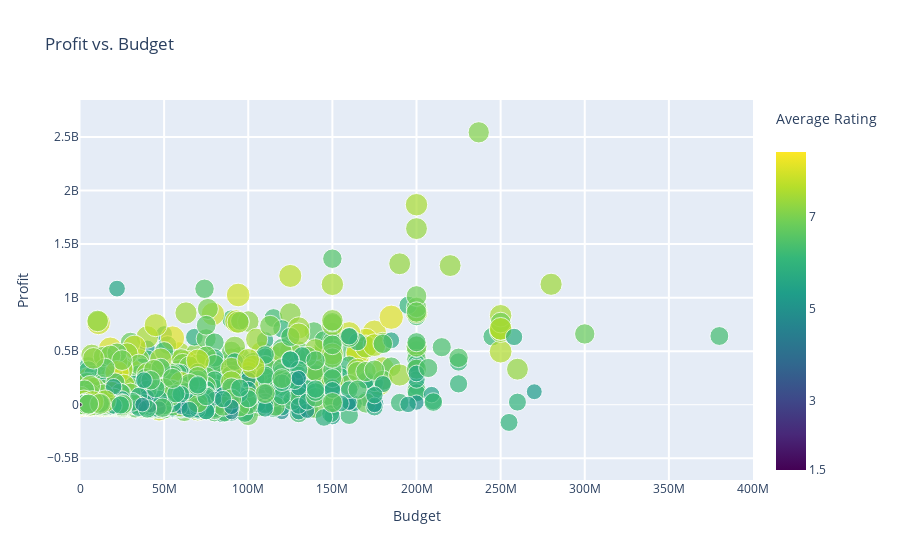

Notebook code for this chart:
### Code cell
layout = go.Layout(
    title='Profit vs. Budget',
    xaxis=dict(
        title='Budget',
        gridcolor='rgb(255, 255, 255)',
        range=[0, 4e8],
        zerolinewidth=1,
        ticklen=5,
        gridwidth=2,
    ),
    yaxis=dict(
        title='Profit',
        gridcolor='rgb(255, 255, 255)',
        zerolinewidth=1,
        ticklen=5,
        gridwidth=2,
    )
)
data = [go.Scatter(
    x=df[df.budget>5000].budget.values, # Budget
    y=df[df.budget>5000].profit.values,  # Gross
    mode='markers',
    text= df[df.budget>5000].original_title.values, # Movie Titles
    marker=dict(
        size=3*(df[df.budget>5000].vote_average),
        sizeref=1.0,
        color=df[df.budget>5000].vote_average.values,
                
        colorbar=ColorBar(title='Average Rating<br> &nbsp;' , tickvals=[0,1.5,3,5,7,8.5]),

        showscale=True,
        colorscale='Viridis'
    ))]
fig = go.Figure(data=data, layout=layout)
iplot(fig)

### Figure 1 — Plotly figure (JSON) as saved in the notebook; plotly's stock layout.template omitted (floating-point values rounded to 4 significant figures; data arrays with more than 128 entries replaced by an {"elided": "..."} marker saying what was removed)
{"data": [{"marker": {"color": {"elided": "3833 float values"}, "colorbar": {"tickvals": [0, 1.5, 3, 5, 7, 8.5], "title": {"text": "Average Rating<br> &nbsp;"}}, "colorscale": [[0, "#440154"], [0.1111, "#482878"], [0.2222, "#3e4989"], [0.3333, "#31688e"], [0.4444, "#26828e"], [0.5556, "#1f9e89"], [0.6667, "#35b779"], [0.7778, "#6ece58"], [0.8889, "#b5de2b"], [1, "#fde725"]], "showscale": true, "size": {"elided": "3833 float values"}, "sizeref": 1}, "mode": "markers", "text": {"elided": "3833 str values"}, "type": "scatter", "x": {"elided": "3833 int values"}, "y": {"elided": "3833 int values"}}], "layout": {"title": {"text": "Profit vs. Budget"}, "xaxis": {"gridcolor": "rgb(255, 255, 255)", "gridwidth": 2, "range": [0, 400000000], "ticklen": 5, "title": {"text": "Budget"}, "zerolinewidth": 1}, "yaxis": {"gridcolor": "rgb(255, 255, 255)", "gridwidth": 2, "ticklen": 5, "title": {"text": "Profit"}, "zerolinewidth": 1}}}
